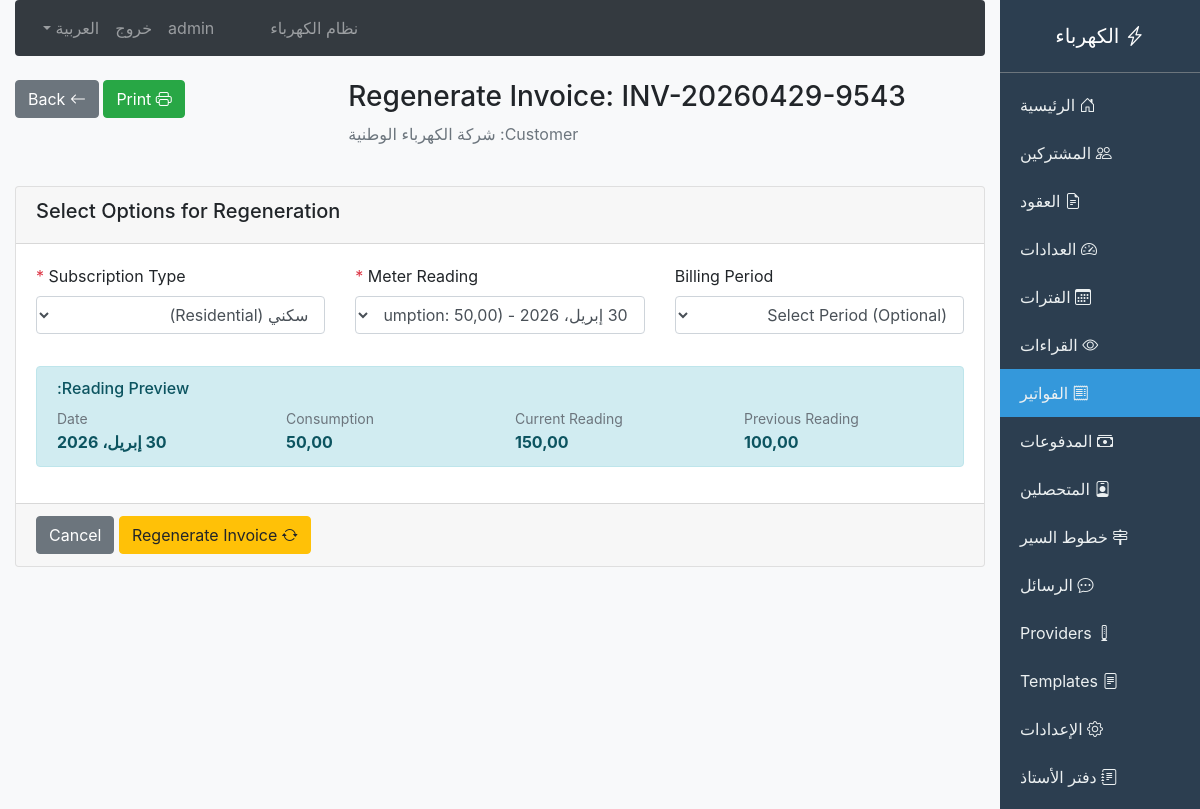
Page /billing/invoices/7/regenerate/ (signed in) on the committed database.
### billing/models.py (models this page shows, shortened)
class Invoice(models.Model):
    class InvoiceStatus(models.TextChoices):
        DRAFT = 'draft', 'Draft'
        ISSUED = 'issued', 'Issued'
        PAID = 'paid', 'Paid'
        PARTIALLY_PAID = 'partially_paid', 'Partially Paid'
        OVERDUE = 'overdue', 'Overdue'
        CANCELLED = 'cancelled', 'Cancelled'
    invoice_number = models.CharField(max_length=50, unique=True)
    contract = models.ForeignKey(Contract, on_delete=models.CASCADE, related_name='invoices')
    subscription_type = models.ForeignKey('SubscriptionType', on_delete=models.SET_NULL, null=True, blank=True, related_name='invoices')
    reading = models.ForeignKey(MeterReading, on_delete=models.SET_NULL, null=True, blank=True)
    issue_date = models.DateField()
    due_date = models.DateField()
    total_amount = models.DecimalField(max_digits=12, decimal_places=2)
    previous_indebtedness = models.DecimalField(max_digits=12, decimal_places=2, default=0)
    paid_amount = models.DecimalField(max_digits=12, decimal_places=2, default=0)
    invoice_status = models.CharField(max_length=20, choices=InvoiceStatus.choices, default=InvoiceStatus.ISSUED)
    penalty_amount = models.DecimalField(max_digits=10, decimal_places=2, default=0)
    period = models.ForeignKey(BillingPeriod, on_delete=models.SET_NULL, null=True, blank=True, related_name='invoices')
    notes = models.TextField(blank=True)
    created_at = models.DateTimeField(auto_now_add=True)
    class Meta:
        ordering = ['-issue_date']

class Contract(models.Model):
    class ContractStatus(models.TextChoices):
        ACTIVE = 'active', 'Active'
        SUSPENDED = 'suspended', 'Suspended'
        TERMINATED = 'terminated', 'Terminated'
        EXPIRED = 'expired', 'Expired'
    contract_number = models.CharField(max_length=50, unique=True, blank=True)
    customer = models.ForeignKey(Customer, on_delete=models.CASCADE, related_name='contracts')
    type = models.ForeignKey(SubscriptionType, on_delete=models.CASCADE)
    start_date = models.DateField(null=True, blank=True)
    end_date = models.DateField(null=True, blank=True)
    contract_status = models.CharField(max_length=20, choices=ContractStatus.choices, default=ContractStatus.ACTIVE)
    connection_load = models.DecimalField(max_digits=10, decimal_places=2, default=0, verbose_name='Connection Load (kW)')
    deposit_amount = models.DecimalField(max_digits=10, decimal_places=2, default=0)
    notes = models.TextField(blank=True, default='')
    created_by = models.ForeignKey(User, on_delete=models.SET_NULL, null=True, blank=True)
    created_at = models.DateTimeField(auto_now_add=True)
    class Meta:
        ordering = ['-created_at']

class Customer(models.Model):
    customer_number = models.CharField(max_length=50, unique=True, blank=True, default='')
    full_name_ar = models.CharField(max_length=150)
    full_name_en = models.CharField(max_length=150, blank=True, default='')
    national_id = models.CharField(max_length=50, blank=True, default='')
    mobile_phone = models.CharField(max_length=20, blank=True, default='')
    phone2 = models.CharField(max_length=20, blank=True, default='')
    email = models.EmailField(blank=True, default='')
    address = models.TextField(blank=True, default='')
    city = models.CharField(max_length=50, blank=True, default='')
    is_active = models.BooleanField(default=True)
    registration_date = models.DateField(auto_now_add=True)
    current_balance = models.DecimalField(max_digits=12, decimal_places=2, default=0)
    credit_limit = models.DecimalField(max_digits=12, decimal_places=2, default=0)
    notes = models.TextField(blank=True, default='')
    created_at = models.DateTimeField(auto_now_add=True)

class MeterReading(models.Model):
    class ReadingSource(models.TextChoices):
        MANUAL = 'manual', 'Manual'
        SMART_METER = 'smart_meter', 'Smart Meter'
        ESTIMATED = 'estimated', 'Estimated'
    meter = models.ForeignKey(Meter, on_delete=models.CASCADE, related_name='readings')
    reading_date = models.DateField(null=True, blank=True)
    previous_reading = models.DecimalField(max_digits=12, decimal_places=2, default=0)
    current_reading = models.DecimalField(max_digits=12, decimal_places=2)
    reading_source = models.CharField(max_length=20, choices=ReadingSource.choices, default=ReadingSource.MANUAL)
    reader = models.ForeignKey(User, on_delete=models.SET_NULL, null=True, blank=True, related_name='meter_readings')
    notes = models.TextField(blank=True)
    is_billed = models.BooleanField(default=False)
    created_at = models.DateTimeField(auto_now_add=True)
    class Meta:
        unique_together = ['meter', 'reading_date']
        ordering = ['-reading_date']
    @property
    def consumption(self):
        return self.current_reading - self.previous_reading

class SubscriptionType(models.Model):
    name_ar = models.CharField(max_length=100)
    name_en = models.CharField(max_length=100, blank=True)
    description = models.TextField(blank=True)
    is_active = models.BooleanField(default=True)
    created_at = models.DateTimeField(auto_now_add=True)
    class Meta:
        verbose_name = 'Subscription Type'
        verbose_name_plural = 'Subscription Types'

### billing/views.py (the view, shortened to what this page needs)
# urls.py: path('invoices/<int:pk>/regenerate/', views.invoice_regenerate, name='invoice_regenerate'),
@login_required
def invoice_regenerate(request, pk):
    invoice = get_object_or_404(Invoice, pk=pk)
    contract = invoice.contract
    meters = contract.meters.all()
    readings = MeterReading.objects.filter(meter__in=meters).order_by('-reading_date')
    subscription_types = SubscriptionType.objects.filter(is_active=True)
    periods = BillingPeriod.objects.filter(status__in=['reading_open', 'billing_in_progress', 'billing_completed']).order_by('-start_date')
    return render(request, 'billing/invoice_regenerate.html', {
        'invoice': invoice,
        'readings': readings,
        'subscription_types': subscription_types,
        'periods': periods,
        'title': 'Regenerate Invoice',
    })

### templates/billing/invoice_regenerate.html (shortened to what this page needs)
{% extends 'billing/base.html' %}
{% block content %}
<div class="row mb-4">
    <div class="col-md-8">
        <h3>{{ title }}: {{ invoice.invoice_number }}</h3>
        <p class="text-muted">Customer: {{ invoice.contract.customer.full_name_ar }}</p>
    </div>
    <div class="col-md-4 text-left">
        <a href="{% url 'invoice_print' invoice.id %}" class="btn btn-success" target="_blank">
            <i class="bi bi-printer"></i> Print
        </a>
        <a href="{% url 'invoice_detail' invoice.id %}" class="btn btn-secondary">
            <i class="bi bi-arrow-left"></i> Back
        </a>
    </div>
</div>
<form method="post">
    <div class="card">
        <div class="card-header"><h5>Select Options for Regeneration</h5></div>
        <div class="card-body">
            <div class="row">
                <div class="col-md-4">
                    <div class="form-group">
                        <label>Billing Period</label>
                        <select name="period" class="form-control">
                            <option value="">Select Period (Optional)</option>
                        </select>
                    </div>
                </div>
                <div class="col-md-4">
                    <div class="form-group">
                        <label>Meter Reading <span class="text-danger">*</span></label>
                        <select name="reading" class="form-control" required id="readingSelect">
                            {% for reading in readings %}
                            <option value="{{ reading.id }}"
                                data-consumption="{{ reading.consumption }}"
                                data-previous="{{ reading.previous_reading }}"
                                data-current="{{ reading.current_reading }}"
                                data-date="{{ reading.reading_date }}"
                                {% if invoice.reading_id == reading.id %}selected{% endif %}>
                                {{ reading.reading_date }} - Prev: {{ reading.previous_reading }} | Curr: {{ reading.current_reading }} (Consumption: {{ reading.consumption }})
                            </option>
                            {% empty %}
                            <option value="" disabled>No readings available</option>
                            {% endfor %}
                        </select>
                    </div>
                </div>
                <div class="col-md-4">
                    <div class="form-group">
                        <label>Subscription Type <span class="text-danger">*</span></label>
                        <select name="subscription_type" class="form-control" required id="subscriptionTypeSelect">
                            {% for st in subscription_types %}
                            <option value="{{ st.id }}" {% if invoice.subscription_type_id == st.id %}selected{% endif %}>
                                {{ st.name_ar }}{% if st.name_en %} ({{ st.name_en }}){% endif %}
                            </option>
                            {% empty %}
                            <option value="" disabled>No subscription types available</option>
                            {% endfor %}
                        </select>
                    </div>
                </div>
            </div>
            <div class="alert alert-info mt-3" id="readingPreview" style="display:none;">
                <h6>Reading Preview:</h6>
                <div class="row">
                    <div class="col-md-3">
                        <small class="text-muted">Previous Reading</small><br>
                        <strong id="previewPrevious">-</strong>
                    </div>
                    <div class="col-md-3">
                        <small class="text-muted">Current Reading</small><br>
                        <strong id="previewCurrent">-</strong>
                    </div>
                    <div class="col-md-3">
                        <small class="text-muted">Consumption</small><br>
                        <strong id="previewConsumption">-</strong>
                    </div>
                    <div class="col-md-3">
                        <small class="text-muted">Date</small><br>
                        <strong id="previewDate">-</strong>
                    </div>
                </div>
            </div>
        </div>
        <div class="card-footer">
            <button type="submit" class="btn btn-warning">
                <i class="bi bi-arrow-repeat"></i> Regenerate Invoice
            </button>
            <a href="{% url 'invoice_detail' invoice.id %}" class="btn btn-secondary">Cancel</a>
        </div>
    </div>
</form>
{% endblock %}

### templates/billing/base.html (shortened to what this page needs)
<!DOCTYPE html>
<html lang="ar" dir="rtl">
<head>
    {% load bootstrap4 %}
    {% bootstrap_css %}
    <link rel="stylesheet" href="https://cdn.jsdelivr.net/npm/bootstrap-icons@1.11.0/font/bootstrap-icons.css">
</head>
<body class="bg-light">
    <div class="container-fluid">
        <div class="row">
            <nav class="col-md-2 d-none d-md-block sidebar p-0">
                <div class="text-center py-4 border-bottom border-secondary">
                    <h5 class="text-white mb-0"><i class="bi bi-lightning-charge"></i> الكهرباء</h5>
                </div>
                <div class="py-2">
                    <a href="{% url 'billing_index' %}" class="{% if request.path == '/billing/' %}active{% endif %}">
                        <i class="bi bi-house-door"></i> الرئيسية
                    </a>
                    <a href="{% url 'customer_list' %}" class="{% if '/billing/customers/' in request.path %}active{% endif %}">
                        <i class="bi bi-people"></i> المشتركين
                    </a>
                    <a href="{% url 'contract_list' %}" class="{% if '/billing/contracts/' in request.path %}active{% endif %}">
                        <i class="bi bi-file-earmark-text"></i> العقود
                    </a>
                    <a href="{% url 'meter_list' %}" class="{% if '/billing/meters/' in request.path %}active{% endif %}">
                        <i class="bi bi-speedometer2"></i> العدادات
                    </a>
                    <a href="{% url 'billing_period_list' %}" class="{% if '/billing/periods/' in request.path %}active{% endif %}">
                        <i class="bi bi-calendar3"></i> الفترات
                    </a>
                    <a href="{% url 'reading_list' %}" class="{% if '/billing/readings/' in request.path %}active{% endif %}">
                        <i class="bi bi-eye"></i> القراءات
                    </a>
                    <a href="{% url 'invoice_list' %}" class="{% if '/billing/invoices/' in request.path %}active{% endif %}">
                        <i class="bi bi-receipt"></i> الفواتير
                    </a>
                    <a href="{% url 'payment_list' %}" class="{% if '/billing/payments/' in request.path %}active{% endif %}">
                        <i class="bi bi-cash-stack"></i> المدفوعات
                    </a>
                    <a href="{% url 'collector_list' %}" class="{% if '/billing/collectors/' in request.path %}active{% endif %}">
                        <i class="bi bi-person-badge"></i> المتحصلين
                    </a>
                    <a href="{% url 'route_list' %}" class="{% if '/billing/routes/' in request.path %}active{% endif %}">
                        <i class="bi bi-signpost-2"></i> خطوط السير
                    </a>
                    <a href="{% url 'sms_list' %}" class="{% if '/billing/sms/' in request.path and request.path != '/billing/sms/providers/' and request.path != '/billing/sms/templates/' %}active{% endif %}">
                        <i class="bi bi-chat-dots"></i> الرسائل
                    </a>
                    <a href="{% url 'sms_provider_list' %}" class="{% if '/billing/sms/providers/' in request.path %}active{% endif %}">
                        <i class="bi bi-modem"></i> Providers
                    </a>
                    <a href="{% url 'sms_template_list' %}" class="{% if '/billing/sms/templates/' in request.path %}active{% endif %}">
                        <i class="bi bi-file-text"></i> Templates
                    </a>
                    <a href="{% url 'system_settings' %}" class="{% if '/billing/settings/' in request.path %}active{% endif %}">
                        <i class="bi bi-gear"></i> الإعدادات
                    </a>
                    <a href="{% url 'ledger_list' %}" class="{% if '/billing/ledger/' in request.path %}active{% endif %}">
                        <i class="bi bi-journal-text"></i> دفتر الأستاذ
                    </a>
                </div>
            </nav>
            <div class="col-md-10">
                <nav class="navbar navbar-expand-lg navbar-dark bg-dark rounded mb-4">
                    <div class="collapse navbar-collapse" id="navbarNav">
                        <ul class="navbar-nav mr-auto">
                            <li class="nav-item">
                                <a class="nav-link" href="{% url 'billing_index' %}">نظام الكهرباء</a>
                            </li>
                        </ul>
                        <ul class="navbar-nav">
                            {% if user.is_authenticated %}
                            <li class="nav-item">
                                <span class="nav-link">{{ user.username }}</span>
                            </li>
                            <li class="nav-item">
                                <a class="nav-link" href="{% url 'logout' %}">{% if LANGUAGE_CODE == 'ar' %}خروج{% else %}Logout{% endif %}</a>
                            </li>
                            {% else %}
                            <li class="nav-item">
                                <a class="nav-link" href="{% url 'login' %}">{% if LANGUAGE_CODE == 'ar' %}دخول{% else %}Login{% endif %}</a>
                            </li>
                            {% endif %}
                            <li class="nav-item dropdown">
                                <a class="nav-link dropdown-toggle" href="#" data-toggle="dropdown">
                                    {% if LANGUAGE_CODE == 'ar' %}العربية{% else %}English{% endif %}
                                </a>
                            </li>
                        </ul>
                    </div>
                </nav>
                {% block content %}{% endblock %}
            </div>
        </div>
    </div>
</body>
</html>

### rows in the picture
Invoice: invoice_number "INV-20260429-9543", contract.customer.full_name_ar "شركة الكهرباء الوطنية", reading "30 إبريل، 2026 - Prev: 100,00 | Curr: 150,00 (Consumption: 50,00)", subscription_type "سكني (Residential)"

### other values in the picture
{{ user.username }} "admin"
{{ title }} "Regenerate Invoice"
